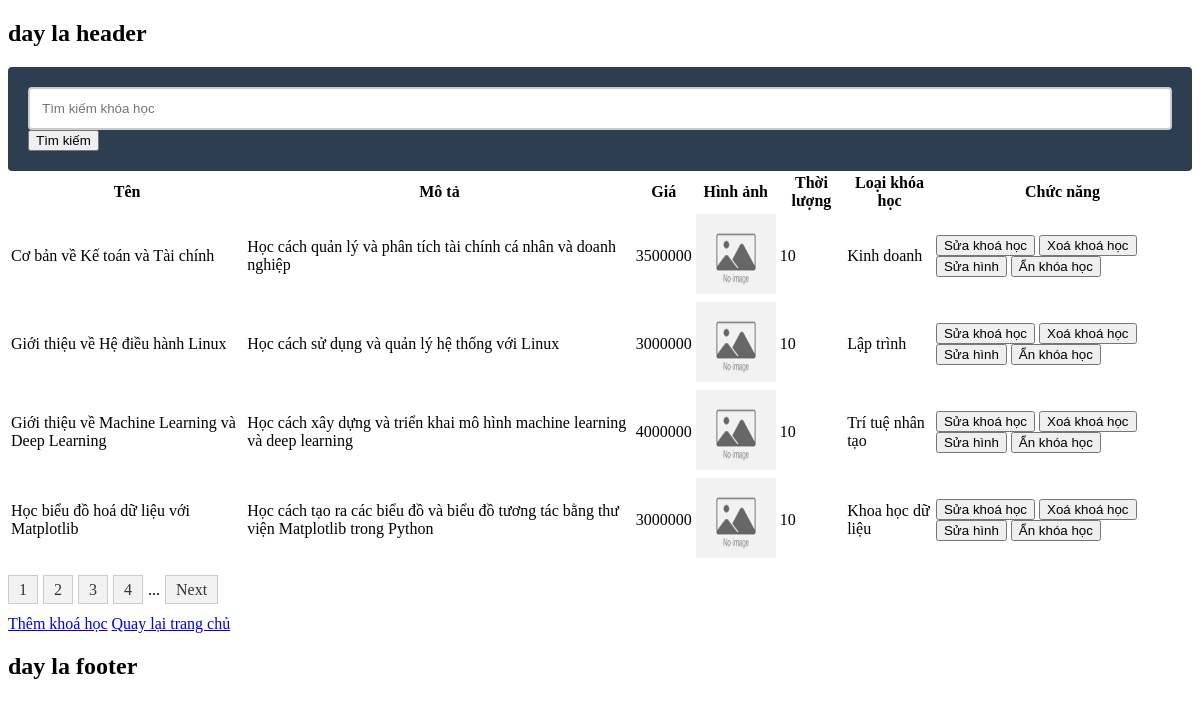
The page /courses_management.php (signed in) on the database its author committed.
### tables this page shows
CREATE TABLE `courses` (
  `id` int NOT NULL,
  `name` varchar(255) NOT NULL,
  `description` text NOT NULL,
  `price` float NOT NULL,
  `image` varchar(255) NOT NULL,
  `video` varchar(255) NOT NULL,
  `duration` int NOT NULL,
  `category_id` int DEFAULT NULL,
  `deleted` tinyint(1) NOT NULL DEFAULT '0'
);

CREATE TABLE `categories` (
  `id` int NOT NULL,
  `name` varchar(255) NOT NULL
);

### classes/auth.php (called while the page is built, shortened)
<?php
class Auth
{
    public static function isLoggedIn()
    {
        return isset($_SESSION["logged_in"]) && $_SESSION["logged_in"];
    }
}

### classes/course.php (called while the page is built, shortened)
<?php
class Course
{
    public static function getPagingAll($conn, $limit, $offset)
    {
        try {
            $sql = "select c.id, c.name, c.description, c.price, c.image, c.video, c.duration,
            categories.name as category_name, c.deleted
            from courses c
            join categories on c.category_id = categories.id
            order by c.name asc
            limit :limit
            offset :offset";
            $stmt = $conn->prepare($sql);
            $stmt->bindValue(':limit', $limit, PDO::PARAM_INT);
            $stmt->bindValue(':offset', $offset, PDO::PARAM_INT);
            $stmt->setFetchMode(PDO::FETCH_CLASS, 'Course');
            $stmt->execute();
            if ($stmt->execute()) {
                $books = $stmt->fetchAll(PDO::FETCH_ASSOC);
                return $books;
            }
        } catch (PDOException $e) {
            echo $e->getMessage();
            return null;
        }
    }
    public static function countAll($conn)
    {
        try {
            $sql = "select count(id) from courses";
            return $conn->query($sql)->fetchColumn();
        } catch (PDOException $e) {
            echo $e->getMessage();
            return -1;
        }
    }
}

### inc/init.php (called while the page is built, shortened)
<?php
spl_autoload_register(
    function ($className) {
        $fileName = strtolower($className) . ".php";
        $dirRoot = dirname(__DIR__);
    }
);

### courses_management.php (the view, shortened to what this page needs)
<?
require "inc/init.php";
$conn = require 'inc/db.php';
$total = $_SESSION['role_id'] == 1 ? Course::countAll($conn) : Course::count($conn);
$limit = PAGE_SIZE;
$currentpage = $_GET['page'] ?? 1;
$config = [
    'total' => $total,
    'limit' => $limit,
    'full' => false,
];
if ($_SERVER['REQUEST_METHOD'] == 'GET' && isset($_GET['search'])) {
    $search = $_GET['search'];
    $courses = Course::searchCoursePaging($conn, $search, $limit, ($currentpage - 1) * $limit);
} else {
    $courses = $_SESSION['role_id'] == 1 ?
        Course::getPagingAll($conn, $limit, ($currentpage - 1) * $limit) :
        Course::getPaging($conn, $limit, ($currentpage - 1) * $limit);
}
?>
<!DOCTYPE html>
<html lang="vi">
<head>
</head>
<body>
    <form action="" method="get">
        <input type="text" name="search" id="search" placeholder="Tìm kiếm khóa học">
        <button type="submit">Tìm kiếm</button>
    </form>
    <?php if (!empty($courses)) : ?>
        <table>
            <thead>
                <tr>
                    <th>Tên</th>
                    <th>Mô tả</th>
                    <th>Giá</th>
                    <th>Hình ảnh</th>
                    <th>Thời lượng</th>
                    <th>Loại khóa học</th>
                    <?php if (Auth::isLoggedIn() && $_SESSION['role_id'] == 2) : ?>
                        <th>Mua khóa học</th>
                    <?php elseif (Auth::isLoggedIn() && $_SESSION['role_id'] == 1) : ?>
                        <th>Chức năng</th>
                    <?php endif; ?>
                </tr>
            </thead>
            <tbody>
                <?php foreach ($courses as $course) : ?>
                    <tr>
                        <td><?php echo $course['name']; ?></td>
                        <td><?php echo $course['description']; ?></td>
                        <td><?php echo $course['price']; ?></td>
                        <td>
                            <? if ($course['image'] && file_exists("uploads/" . $course['image'])) : ?>
                                <img src="uploads/<? echo $course['image'] ?>" width="80" height="80">
                            <? else : ?>
                                <img src="images/noimage.png" width="80" height="80">
                            <? endif; ?>
                        </td>
                        <td><?php echo $course['duration']; ?></td>
                        <td><?php echo $course['category_name']; ?></td>
                        <?php if (Auth::isLoggedIn() && $_SESSION['role_id'] == 2) : ?>
                            <td>
                                <button value="<? echo $course['id'] ?>" name="id" id="btnBuyCourse">Mua khoá học</button>
                            </td>
                        <?php elseif (Auth::isLoggedIn() && $_SESSION['role_id'] == 1) : ?>
                            <td>
                                <button value="<? echo $course['id'] ?>" name="id" id="btnChangeCourse">Sửa khoá học</button>
                                <button value="<? echo $course['id'] ?>" name="id" id="btnDeleteCourse">Xoá khoá học</button>
                                <button value="<? echo $course['id'] ?>" name="id" id="btnEditImage">Sửa hình</button>
                                <?php if ($course['deleted'] == false) : ?>
                                    <button value="<?php echo $course['id']; ?>" name="id" id="btnHideCourse">Ẩn khóa học</button>
                                <?php else : ?>
                                    <button value="<?php echo $course['id']; ?>" name="id" id="btnShowCourse">Hiện khóa học</button>
                                <?php endif; ?>
                            </td>
                        <?php endif; ?>
                    </tr>
                <? endforeach; ?>
            </tbody>
        </table>
    <?php else : ?>
        <p>Không tìm thấy kết quả phù hợp</p>
    <?php endif; ?>
    <div class='content'>
        <?php
        $page = new Pagination($config);
        echo $page->getPagination();
        ?>
    </div>
    <?php if (Auth::isLoggedIn() && $_SESSION['role_id'] == 1) : ?>
        <a href="addcourse.php">Thêm khoá học</a>
    <?php endif; ?>
</body>
<a href="index.php">Quay lại trang chủ</a>
</html>

### css/style.css (style rules this page uses)
* { box-sizing: border-box; }
input[type=text], input[type=email], input[type=password], textarea { border: 2px solid #ccc; resize: vertical; padding: 12px; border-radius: 4px; width: 100%; }
form { padding: 20px; background: #2C3E50; color: #fff; -moz-border-radius: 4px; -webkit-border-radius: 4px; border-radius: 4px; }

### rows shown on the page
courses: name "Cơ bản về Kế toán và Tài chính", description "Học cách quản lý và phân tích tài chính cá nhân và doanh nghiệp", price "3500000", duration "10", category.name "Kinh doanh"
courses: name "Giới thiệu về Hệ điều hành Linux", description "Học cách sử dụng và quản lý hệ thống với Linux", price "3000000", duration "10", category.name "Lập trình", $course['id'] 12 (drawn)
courses: name "Giới thiệu về Machine Learning và Deep Learning", description "Học cách xây dựng và triển khai mô hình machine learning và deep learning", price "4000000", duration "10", category.name "Trí tuệ nhân tạo", $course['id'] 18 (drawn)
courses: name "Học biểu đồ hoá dữ liệu với Matplotlib", description "Học cách tạo ra các biểu đồ và biểu đồ tương tác bằng thư viện Matplotlib trong Python", price "3000000", duration "10", category.name "Khoa học dữ liệu", $course['id'] 6 (drawn)
